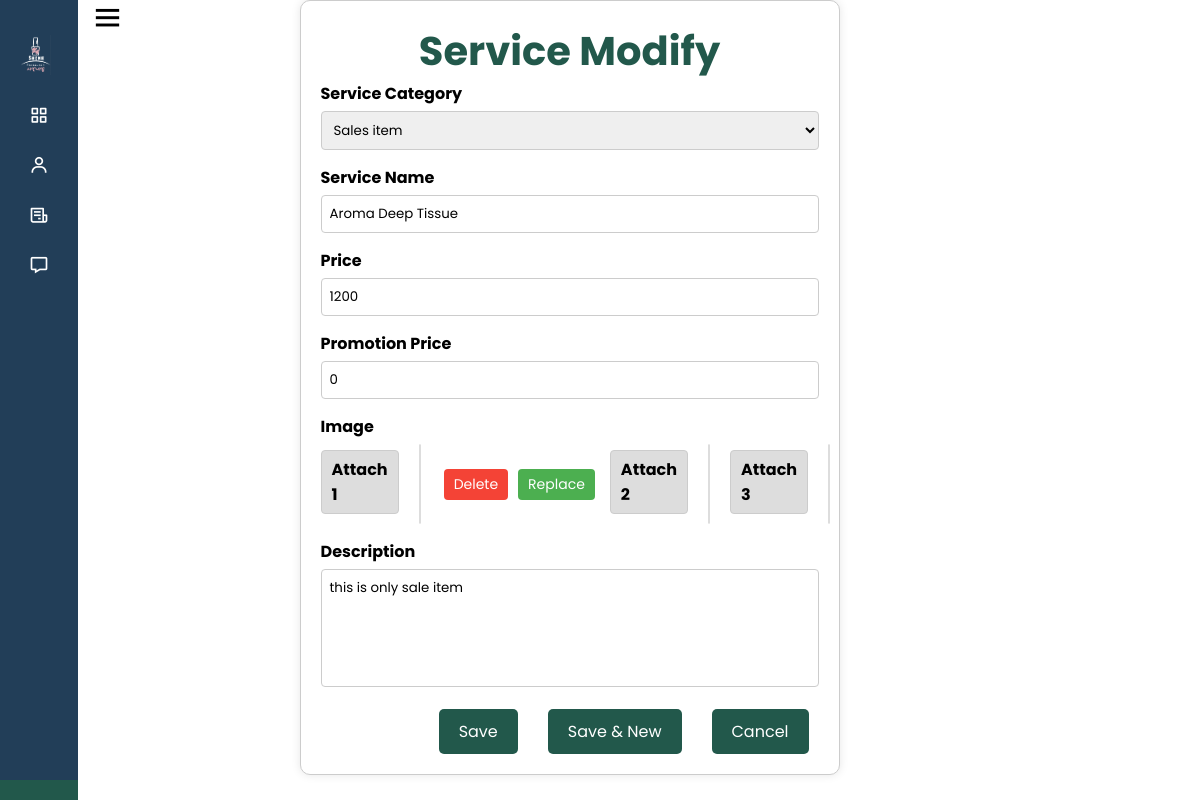
Screenshot of /service_modify.php?id=67 with the database file from the repository.
### tables this page shows
CREATE TABLE IF NOT EXISTS `service_item` (
  `si_no` int(11) NOT NULL AUTO_INCREMENT,
  `si_cat` varchar(255) DEFAULT NULL,
  `si_service_name` varchar(50) NOT NULL,
  `si_price` int(11) NOT NULL,
  `si_promotion_price` int(11) DEFAULT NULL,
  `si_image1` varchar(255) DEFAULT NULL,
  `si_image2` varchar(255) DEFAULT NULL,
  `si_image3` varchar(255) DEFAULT NULL,
  `si_ext1` varchar(255) DEFAULT NULL,
  `si_ext2` varchar(255) DEFAULT NULL,
  `si_ext3` varchar(255) DEFAULT NULL,
  `si_description` text NOT NULL,
  `si_show` tinyint(1) DEFAULT '0',
  PRIMARY KEY (`si_no`)
);

### service_modify.php (the view, shortened to what this page needs)
<?php
include 'common.php';
?>
<?php
if (isset($_GET['id'])) {
    $service_id = $_GET['id'];
    $sql = "SELECT * FROM service_item WHERE si_no = ?";
    $stmt = $conn->prepare($sql);
    $stmt->bind_param("i", $service_id);
    $stmt->execute();
    $result = $stmt->get_result();
    if ($result->num_rows > 0) {
        $service = $result->fetch_assoc();
    } else {
        echo "No service found with the given ID.";
        exit();
    }
} else {
    echo "No service ID provided.";
    exit();
}
?>
<!DOCTYPE html>
<html lang="en">
<head>
    <link rel="stylesheet" href="./css/service_new.css">
</head>
<body>
<?php include "side_bar.php"; ?>
    <div class="form-container">
        <h1>Service Modify</h1>
        <form id="service-form" method="POST" action="update_service.php" enctype="multipart/form-data">
            <div class="form-group">
                <label for="service-category">Service Category</label>
                <select id="service-category" name="service-category" onchange="updateCategoryName()">
                    <option value="S" <?php if ($service['si_cat'] == 'S') echo 'selected'; ?>>Sales item</option>
                </select>
            </div>
            <div class="form-group">
                <label for="service-name">Service Name</label>
                <input type="text" id="service-name" name="service-name" value="<?php echo $service['si_service_name']; ?>">
            </div>
            <div class="form-group">
                <label for="price">Price</label>
                <input type="number" id="price" name="price" value="<?php echo $service['si_price']; ?>">
            </div>
            <div class="form-group">
                <label for="promotion-price">Promotion Price</label>
                <input type="number" id="promotion-price" name="promotion-price" value="<?php echo $service['si_promotion_price']; ?>">
            </div>
            <div class="form-group">
                <label for="image">Image</label>
                <div class="image-upload">
                    <label for="image1">Attach 1</label>
                    <div class="image-preview" id="preview1">
                    </div>
                    <div class="image-buttons" id="buttons1" style="<?php echo $service['si_image1'] ? 'display: flex;' : 'display: none;'; ?>">
                        <button type="button" class="delete-button" onclick="deleteImage('si_image1', 'preview1', 'buttons1')">Delete</button>
                        <button type="button" class="replace-button" onclick="replaceImage('image1')">Replace</button>
                    </div>
                    <label for="image2">Attach 2</label>
                    <div class="image-preview" id="preview2">
                    </div>
                    <label for="image3">Attach 3</label>
                    <div class="image-preview" id="preview3">
                    </div>
                </div>
            </div>
            <div class="form-group">
                <label for="description">Description</label>
                <textarea style="width: 100%; box-sizing: border-box; resize: none;" rows="5" id="description" name="description"><?php echo $service['si_description']; ?></textarea>
            </div>
            <div class="form-buttons">
                <button type="submit" class="page-btn">Save</button>
                <button type="submit" class="page-btn">Save & New</button>
                <a href="service_list.php"><button type="button" class="page-btn">Cancel</button></a>
            </div>
        </form>
    </div>
</body>
</html>

### css/service_new.css (style rules this page uses)
h1 { text-align: center; font-size: 40px; color: #22584b; }
.form-container { width: 50%; margin: 50px; margin-left:280px; padding: 20px; background-color: #ffffff; border: 1px solid #ccc; border-radius: 10px; box-shadow: 0 4px 8px rgba(0, 0, 0, 0.1); }
.form-group { margin-bottom: 15px; }
.form-group label { display: inline-block; width: 100px; margin-right: 80px; font-weight: bold; }
.form-group input, .form-group select, .form-group textarea { width: calc(70% - 110px); padding: 6px; border: 1px solid #ccc; border-radius: 4px; }
.image-upload { display: flex; align-items: center; margin-bottom: 10px; }
.image-upload label { display: inline-block; padding: 6px 10px; margin-right: 5px; background-color: #ddd; border: 1px solid #ccc; border-radius: 4px; cursor: pointer; }
.image-preview { width:40px; height:30px; border: 1px solid #ccc; border-radius: 4px; background-size: cover; background-position: center; margin-left:5px; margin-right:10px; }
.image-buttons { display: flex; flex-direction: row; align-items: flex-start; margin-left:3px; margin-right: 5px; }
.delete-button, .replace-button { padding: 5px 10px; background-color: #f44336; color: white; border: none; border-radius: 4px; cursor: pointer; font-size: 8px; display: none; }
.replace-button { background-color: #4caf50; }
.form-buttons { text-align: center; }
.form-buttons button { padding: 10px 20px; margin: 0 10px; border: none; border-radius: 5px; cursor: pointer; font-size: 16px; }

### css/side_bar.css (style rules this page uses)
* { margin: 0; padding: 0; box-sizing: border-box; font-family: 'Poppins', sans-serif; }
body { display: flex; margin-right: 10%; }

### service_modify.php (style rules this page uses)
.form-container { max-width: 800px; margin: auto; padding: 20px; background: #fff; box-shadow: 0px 0px 10px 0px rgba(0, 0, 0, 0.1); border-radius: 10px; }
.form-group { margin-bottom: 15px; }
.form-group label { display: block; margin-bottom: 5px; width: 150px; }
.form-group input, .form-group select, .form-group textarea { width: 100%; padding: 8px; box-sizing: border-box; }
.image-upload { display: flex; gap: 10px; align-items: center; }
.image-preview { width: 80px; height: 80px; border: 1px solid #ddd; border-radius: 5px; background-size: cover; background-position: center; }
.image-buttons { display: flex; gap: 10px; }
.delete-button, .replace-button { display: inline-block; padding: 5px 10px; cursor: pointer; font-size: 14px; }
.delete-button { background-color: #f44336; color: white; border: none; border-radius: 4px; }
.replace-button { background-color: #4caf50; color: white; border: none; border-radius: 4px; }
.form-buttons { display: flex; justify-content: flex-end; gap: 10px; }
.form-buttons button { padding: 10px 20px; cursor: pointer; }
.form-buttons a { text-decoration: none; color: #000; }
.page-btn { background-color: #22584b; color: white; border: none; padding: 10px 20px; margin: 0 5px; cursor: pointer; }

### rows the page displays
service_item: service-category "Sales item", service-name "Aroma Deep Tissue", price "1200", promotion-price "0", description "this is only sale item"
